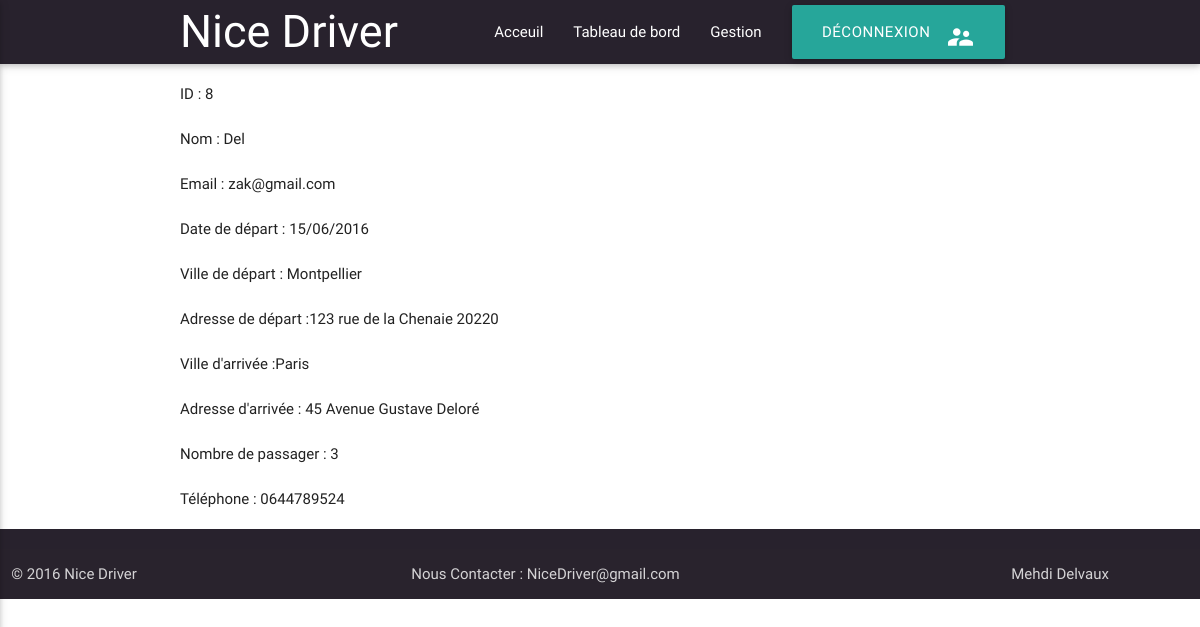
The app's page /vue/detail_reservation_voyage.php?id=8 with its own data.
### tables this page shows
CREATE TABLE IF NOT EXISTS `reservationvoyage` (
  `id` int(11) NOT NULL AUTO_INCREMENT,
  `nom` varchar(255) NOT NULL,
  `email` varchar(255) NOT NULL,
  `dateD` varchar(255) NOT NULL,
  `villeD` varchar(255) NOT NULL,
  `adresseD` varchar(255) NOT NULL,
  `villeA` varchar(255) NOT NULL,
  `adresseA` varchar(255) NOT NULL,
  `nbpassager` int(11) NOT NULL,
  `tel` varchar(255) NOT NULL,
  `etat` varchar(255) NOT NULL,
  PRIMARY KEY (`id`)
);

### modele/get_reservation.php (called while the page is built, shortened)
<?php
class GET_RESERVATION{
	static function get_reservationVoyage_id($id)
	{
    $bdd=connexion();
	$req = $bdd->prepare('SELECT * FROM reservationvoyage WHERE id=:id ');
	$req->execute(array(':id' => $id));
    $reservations = $req->fetch();
    return $reservations;
	}
}

### vue/detail_reservation_voyage.php (the view)
<?php include("menu_admin.php"); ?>
<?php
	$id=htmlspecialchars($_GET['id']);
	require_once('../modele/get_reservation.php');
    $reservation = GET_RESERVATION::get_reservationVoyage_id($id); ?>
          <div class="container">
            <div class="Black-text ">
              <p>ID :  <?php echo htmlspecialchars($reservation["id"]) ; ?></p>
               <p>Nom : <?php echo htmlspecialchars($reservation['nom']) ; ?></p>
               <p>Email : <?php echo htmlspecialchars($reservation['email'])  ?></p>
              <p> Date de départ :  <?php echo htmlspecialchars($reservation['dateD'])  ?></p>
              <p> Ville de départ : <?php echo htmlspecialchars($reservation['villeD']) ?></p>
              <p>   Adresse de départ :<?php echo htmlspecialchars($reservation['adresseD'])  ?></p>
               <p> Ville d'arrivée :<?php echo htmlspecialchars($reservation['villeA'])  ?></p>
               <p> Adresse d'arrivée : <?php echo htmlspecialchars($reservation['adresseA']) ?></p>
              <p>  Nombre de passager : <?php echo htmlspecialchars($reservation['nbpassager']) ?></p>
              <p>   Téléphone : <?php echo htmlspecialchars($reservation['tel'])  ?></p>
            </div>
          </div>
   <?php include("footer.php"); ?>

### vue/css/style.css (style rules this page uses)
p { line-height: 2rem; }
body { display: flex; min-height: 100vh; flex-direction: column; }

### records on screen
reservationvoyage: id "8", nom "Del", email "zak@gmail.com", dateD "15/06/2016", villeD "Montpellier", adresseD "123 rue de la Chenaie 20220", villeA "Paris", adresseA "45 Avenue Gustave Deloré", nbpassager "3", tel "0644789524"
